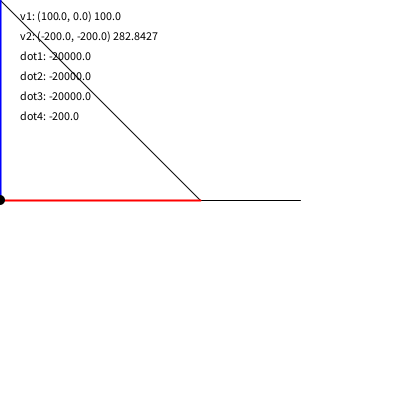
Frame 1 (no input)
Frame 60 (the mouse pressed at the canvas centre just before this capture): identical to frame 1, image omitted
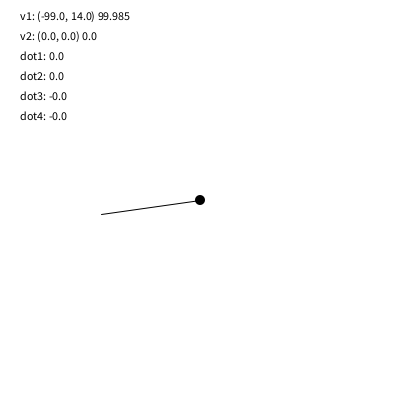
Frame 120 (the mouse held since frame 60 and released just before this capture)

The Processing sketch that drew these frames (run headless with seeded random() and noise(); from frame 60 on, the mouse is pressed at the canvas centre):

// Processing sketch: Projection
// ── Projection.pde

PVector v1;
PVector v2;
float angle = 0;

void setup(){
  size(400, 400);
  changeVector();
}

void draw(){

  if(mousePressed) changeVector();  
  v2 = new PVector(mouseX-200, mouseY-200);

  
  
  float dot1 = v1.dot(v2);
  float dot2 = v1.x * v2.x + v1.y * v2.y;
  float dot3 = v1.mag() * v2.mag() * cos(v1.heading() - v2.heading());
  float dot4 = v2.mag() * cos(v1.heading() - v2.heading());
  
  PVector v3 = v1.copy();
  v3.normalize().mult(dot4);
  
  background(255);
  pushMatrix();
  translate(200, 200);
  stroke(0);
  strokeWeight(1);
  line(0,0,v1.x,v1.y);
  line(0,0,v2.x,v2.y);
    
  strokeWeight(2);
  stroke(0, 0, 255);
  line(v2.x, v2.y, v3.x, v3.y);
  stroke(255, 0, 0);
  line(0, 0, v3.x, v3.y);
  noStroke();
  fill(0);
  ellipse(v3.x, v3.y, 10, 10);
  popMatrix();
  
  
  fill(0);
  text("v1: (" + v1.x + ", " + v1.y + ") " + v1.mag(), 20, 20);
  text("v2: (" + v2.x + ", " + v2.y + ") " + v2.mag(), 20, 40);
  text("dot1: " + dot1, 20, 60);
  text("dot2: " + dot2, 20, 80);
  text("dot3: " + dot3, 20, 100);
  text("dot4: " + dot4, 20, 120);
}
void changeVector(){
  v1 = new PVector();
  v1.x = round(100 * cos(angle));
  v1.y = round(100 * sin(angle));
  angle += .05;
}
